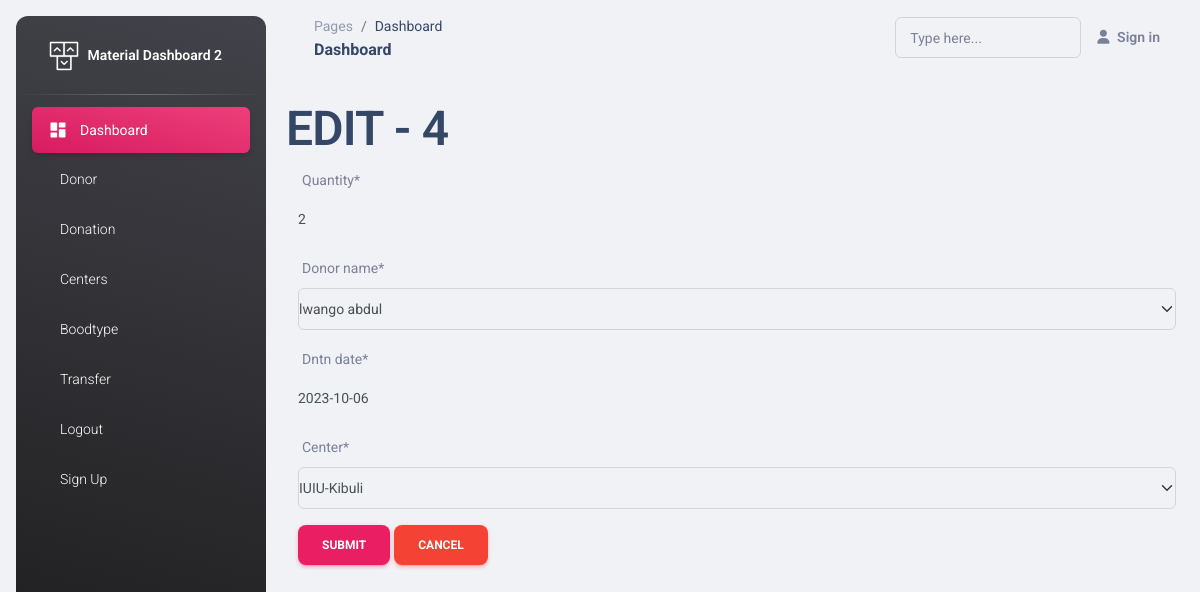
Screenshot of /edit_donation/4/ (signed in) with the database file from the repository.
### bloodapp/models.py (models this page shows, shortened)
class Donation(models.Model):
    quantity = models.IntegerField()
    donor_name = models.ForeignKey(Donor,on_delete=models.CASCADE)
    dntn_date = models.DateField()
    center = models.ForeignKey(Donation_Center,on_delete=models.CASCADE)

### bloodapp/views.py (the view)
# urls.py: path('edit_donation/<int:donation_id>/',edit_donation_view,name="edit_donation_page"),
@login_required
def edit_donation_view(request, donation_id):
    message=''
    donation = Donation.objects.get(id=donation_id)
    if request.method == "POST":
        donation_form = DonationForm(request.POST, instance=donation)
        if donation_form.is_valid():
            donation_form.save()
            message = "changes saved successfully"
            return redirect(add_donation_view)
        else:
            message = "Form has invalid data"
    else:
        donation_form = DonationForm(instance = donation)
    context = {
        'form': donation_form,
        'donation': donation,
        'message':message
    }
    return render(request,'edit_donation.html',context)

### bloodapp/forms.py
class DonationForm(ModelForm):
    class Meta:
        model = Donation
        fields = '__all__'

### bloodapp/models.py (called while the page is built)
    def __str__(self):
        return  f"{self.name}"

    def __str__(self):
        return  f"{self.center_name}-{self.location}"

### bloodapp/templates/edit_donation.html (shortened to what this page needs)
{% extends './base.html' %}
{% load crispy_forms_tags %}
{% block content %}
  <body>
    <header>
      <h1>EDIT - {{donation.id}}</h1>
    </header>
    <div class="container">
        <form method="post">
            {{form|crispy}}
            <input type="submit" class="btn btn-primary">
            <a type="button" class="btn btn-danger" href ="{%url "add_donation_page"%}">Cancel</a>
        </form>
    </div>
{% endblock content %}

### rows the page displays
Donation: id "4", quantity "2", donor_name "lwango abdul", dntn_date "2023-10-06", center "IUIU-Kibuli"
